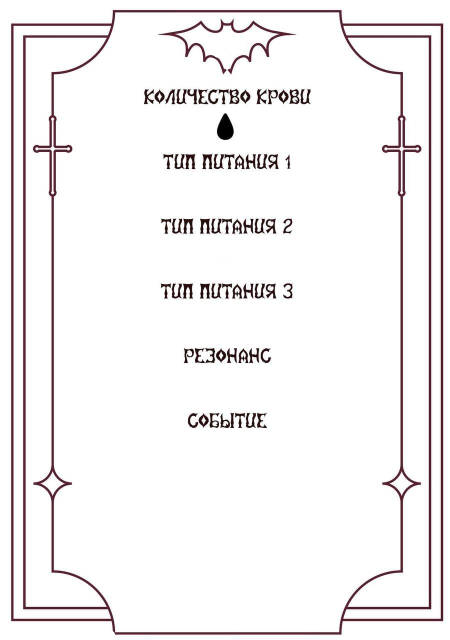
#> input picture backend/data/default.jpg, 900 x 1280 px (shown at 1/2 size)
$ python CartCreator.py
#> lines starting #> are read from the running program, lines starting #| are printed output that depends on the picture
import random
from pathlib import Path
from PIL import Image, ImageDraw, ImageFont
import json


class CartCreator():
    def __init__(self):
        self.amount_of_blood = {1: 397, 2: 405, 3: 398}

        self.type_of_feeding = {"Бестия": 103,"Джентльмен": 111,"Идол": 101,"Искуситель": 93,"Морфей": 101,"Налётчик": 84,"Преследователь": 95,"Придорожный убийца": 106,"Расхититель могил": 97,"Семьянин": 104,"Суррогатчик": 95,"Фермер": 110}

        self.resununs= {"Меланхолический": 197,"Нет значения": 184,"Пусто": 211,"Сангвинистический": 155,"Флегматический": 239,"Холерический": 214}

        self.event = {"Тебе не повезло. На твой след напали Охотники.": 114,
                        "Тебе не повезло. Ты попал в засаду.": 4,
                        "В любом случае твой уровень здоровья по возвращению + 4(ухудшилось на 4, но не хуже 5-го), ты не можешь совершать попыток кормления в этот цикл больше.": 4,
                        "Во время охоты ты почувствовал странный холодок. Если ты владеешь Обливионом или иным образом можешь видеть духов - ты видел слабый силуэт. Попытка взаимодействия уменьшит полученный тобой обьем крови на единицу, но возможно ты получишь иное? Если хочешь - обратись к макроносферу.": 148,
                        "Во время твоей охоты произошло неприятно столкновение с чем-то огромным и мохнатым. Если ты применил стремительность - ты сбежал без эффектов (но и без крови). В другом случае если твой тип питания указан первым - ты получил весь обьем крови, иначе - половину, а так же +1 уровень здоровья (ухудшилось).": 111,
                        "Если решка - кормление не удалось в любом случае.": 114,
                        "Если твой резонанс совпал с резонансом карточки - ты насытился на еще один пункт больше.": 18,
                        "Кинь монетку - если орел, то ты получил с карточки кровь.": 114,
                        "Ничего не случилось": 587,
                        "Очень большая удача - ты обрел нож. Возьми у макроносфера.": 1,
                        "Твое здоровье получает один уровень повреждений.": 114,
                        "Ты видел странного человека, что наблюдал за тобой все время. Ты так и не понял смертный он или нет, догнать тебе его не удалось.": 110,
                        "Ты долго не мог выбрать подходящую жертву и ситуация никак не складывалась. Если твой тип питания первый на карточке - ты все равно достиг успеха. В остальных случаях - брось монетку за каждую единицу крови и забери те, которые были успехом.": 105,
                        "Ты нарвался на стаю из нескольких крупных мохнатых существ. Кинь монетку столько раз сколько крови полагается за эту карту - при победе ты получишь ее. Твой уровень здоровья по возвращению - 5, ты на грани торпора и ухудшение здоровья произойдет через пол часа если тебе не оказать помощь по правилам.": 2,
                        "Ты получил кровь с этой карты если твой резонанс совпадает с ее.": 4}


    def generator(self):

        rand_amount_of_blood = random.choices(
            population=list(self.amount_of_blood.keys()),
            weights=list(self.amount_of_blood.values()),
            k=1
        )[0]
        rand_type_of_feeding1 = random.choices(
            population=list(self.type_of_feeding.keys()),
            weights=list(self.type_of_feeding.values()),
            k=1
        )[0]

        rand_type_of_feeding2 = random.choices(
            population=list(self.type_of_feeding.keys()),
            weights=list(self.type_of_feeding.values()),
            k=1
        )[0]

        rand_type_of_feeding3 = random.choices(
            population=list(self.type_of_feeding.keys()),
            weights=list(self.type_of_feeding.values()),
            k=1
        )[0]
        rand_resonuns = random.choices(
            population=list(self.resununs.keys()),
            weights=list(self.resununs.values()),
            k=1
        )[0]
        rand_event = random.choices(
            population=list(self.event.keys()),
            weights=list(self.event.values()),
            k=1
        )[0]
        font = ImageFont.truetype('Gabriola.ttf', 50)
        font2 = ImageFont.truetype('Gabriola.ttf',30)
        values = [rand_amount_of_blood,rand_type_of_feeding1,rand_type_of_feeding2,rand_type_of_feeding3,rand_resonuns,rand_event]
        template_path = Path(__file__).with_name("default.jpg")
        with Image.open(template_path) as template:
#> template is the input picture: PIL image 900x1280 RGB; mean R, G, B 242.7, 240.2, 240.9
            img = template.copy()
        draw = ImageDraw.Draw(img)

        draw.text((450, 250), str(values[0]), fill="white", font=font, anchor="mm", align="center")
        draw.text((450, 380), str(values[1]), fill="black", font=font, anchor="mm", align="center")
        draw.text((450, 510), str(values[2]), fill="black", font=font, anchor="mm", align="center")
        draw.text((450, 640), str(values[3]), fill="black", font=font, anchor="mm", align="center")
        draw.text((450, 770), str(values[4]), fill="black", font=font,anchor="mm", align="center")
        event_text = str(values[5])
        for i in range(8):
            start = i * 40
            end = start + 40
            part = event_text[start:end]
            if not part:
                break

            if end < len(event_text) and event_text[end - 1].isalpha() and event_text[end].isalpha():
                part += "-"

            draw.text((257, i*30+880), part, fill="black", font=font2)


        all_info = {"amount of blood":rand_amount_of_blood,
                    "feedind 1":rand_type_of_feeding1,
                    "feeding 2":rand_type_of_feeding2,
                    "feeding 3":rand_type_of_feeding3,
                    "resonuns":rand_resonuns,
                    "event":rand_event}


        return img,all_info

if __name__ == "__main__":
    creator = CartCreator()
    a = creator.generator()[0]
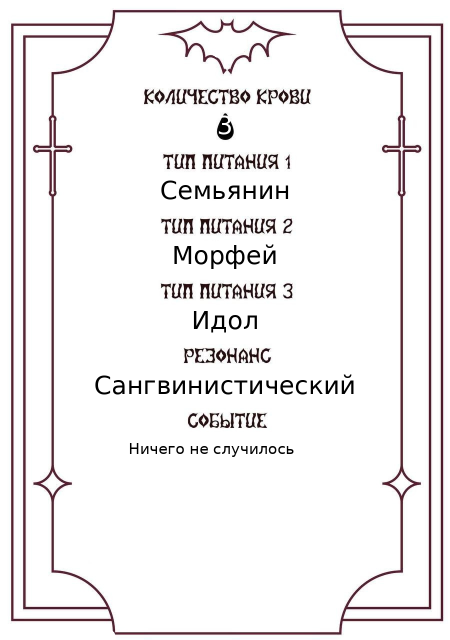
#> a: PIL image 900x1280 RGB (shown at 1/2 size); mean R, G, B 239.7, 237.2, 237.9
    preview_path = Path(__file__).with_name("cart_preview.jpg")
    a.save(preview_path)
    a.show()
    print(f"Preview saved to: {preview_path}")
